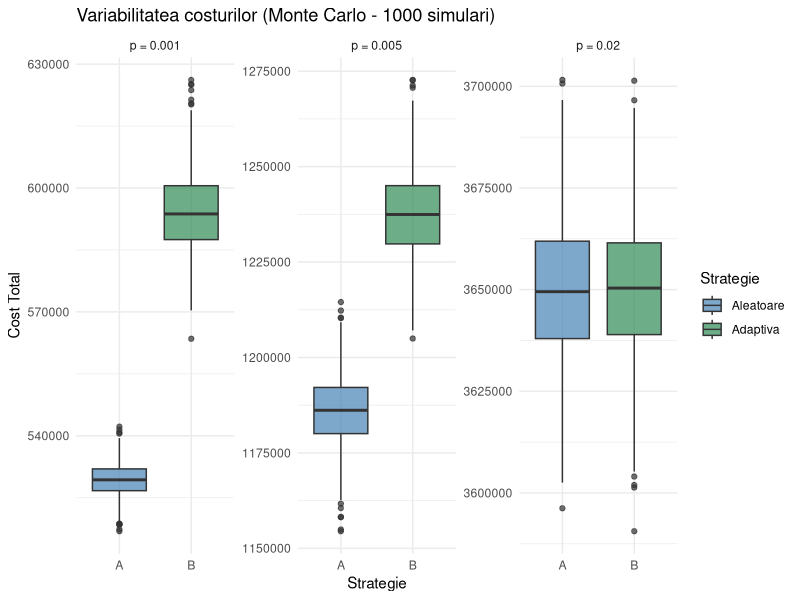
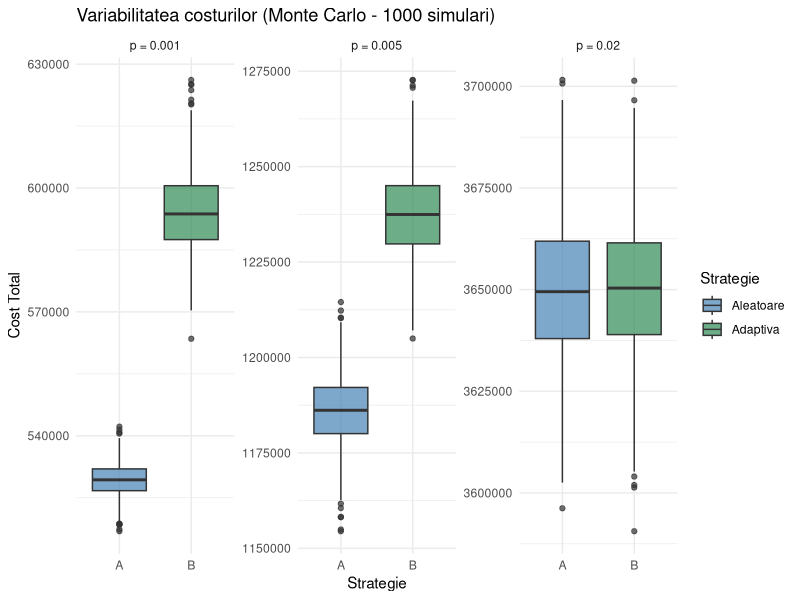

The R source for these figures, in order:
# ======================================================================
# PROBLEMA 1 - EXTENSIE: SIMULARE MONTE CARLO (1000 iteratii)
# ======================================================================
# Autori:
# Data:   Mai 2026
# ======================================================================

library(tidyverse)
library(patchwork)

set.seed(42)

ZILE     <- 365
LAMBDA   <- 5000
SCENARII <- c(0.001, 0.005, 0.02)

C1 <- 2     # cost per verificare
C2 <- 100   # penalizare per suspect nedetectat

# Repetam simularea de 1000 ori pt a evalua stabilitatea rezultatelor
N_SIM <- 1000

# Bucla pt fiecare p si fiecare iteratie, simulam un an si calculam costul total
rezultate_mc <- map_dfr(SCENARII, function(p_mc) {
  map_dfr(1:N_SIM, function(i) {
    trafic   <- rpois(ZILE, LAMBDA)
    suspecte <- rbinom(ZILE, trafic, p_mc)
    normale  <- trafic - suspecte

    # Strategia A: fix 10%
    ver_A <- pmin(round(trafic * 0.10), trafic)
    det_A <- rhyper(ZILE, suspecte, normale, ver_A)

    # Strategia B: adaptiva
    pct_B <- case_when(
      trafic > LAMBDA + 2 * sqrt(LAMBDA) ~ 0.30,
      trafic > LAMBDA + sqrt(LAMBDA)     ~ 0.20,
      TRUE                               ~ 0.10
    )
    ver_B <- pmin(round(trafic * pct_B), trafic)      # nr cereri verificate/zi
    det_B <- rhyper(ZILE, suspecte, normale, ver_B)   # detectii Hipergeometrica

    # Cost total anual
    data.frame(
      P = p_mc,
      Cost_A = sum(ver_A) * C1 + sum(suspecte - det_A) * C2,
      Cost_B = sum(ver_B) * C1 + sum(suspecte - det_B) * C2
    )
  })
})

# Rezumat statistic
rezumat_mc <- rezultate_mc %>%
  pivot_longer(cols = c(Cost_A, Cost_B), names_to = "Strategie", values_to = "Cost") %>%
  mutate(Strategie = str_replace(Strategie, "Cost_", "")) %>%
  group_by(P, Strategie) %>%
  summarise(Medie = mean(Cost), SD = sd(Cost),
            Min = min(Cost), Max = max(Cost), .groups = "drop")
print(rezumat_mc)

# Boxplot
ggplot(rezultate_mc %>%
         pivot_longer(cols = c(Cost_A, Cost_B), names_to = "Strategie", values_to = "Cost") %>%
         mutate(Strategie = str_replace(Strategie, "Cost_", ""),
                p_label = paste0("p = ", P)),
       aes(x = Strategie, y = Cost, fill = Strategie)) +
  geom_boxplot(alpha = 0.7) +
  facet_wrap(~p_label, scales = "free_y") +
  scale_fill_manual(values = c("A" = "steelblue", "B" = "seagreen"),
                    labels = c("A" = "Aleatoare", "B" = "Adaptiva")) +
  theme_minimal() +
  labs(title = sprintf("Variabilitatea costurilor (Monte Carlo - %d simulari)", N_SIM),
       x = "Strategie", y = "Cost Total")

# Care strategie minimizeaza costul mediu pt fiecare p
cat("\n=== CONCLUZIE MONTE CARLO ===\n")
for (p_val in SCENARII) {
  # Filtram datele pentru scenariul curent
  mc_p <- rezumat_mc %>% filter(P == p_val)

  # Gasim strategia cu costul mediu minim
  minim <- mc_p %>% slice(which.min(Medie))

  # valoarea lui p, strategia castigatoare, costul mediu si SD
  cat(sprintf("p = %s: Strategia %s minimizeaza costul mediu (%.0f, SD=%.0f)\n",
              p_val, minim$Strategie, minim$Medie, minim$SD))
}
cat("\nMonte Carlo confirma ca rezultatele sunt stabile (SD mic relativ la medie).\n")

dir.create("src", showWarnings = FALSE)

g6 <- ggplot(rezultate_mc %>%
         pivot_longer(cols = c(Cost_A, Cost_B), names_to = "Strategie", values_to = "Cost") %>%
         mutate(Strategie = str_replace(Strategie, "Cost_", ""),
                p_label = paste0("p = ", P)),
       aes(x = Strategie, y = Cost, fill = Strategie)) +
  geom_boxplot(alpha = 0.7) +
  facet_wrap(~p_label, scales = "free_y") +
  scale_fill_manual(values = c("A" = "steelblue", "B" = "seagreen"),
                    labels = c("A" = "Aleatoare", "B" = "Adaptiva")) +
  theme_minimal() +
  labs(title = sprintf("Variabilitatea costurilor (Monte Carlo - %d simulari)", N_SIM),
       x = "Strategie", y = "Cost Total")
ggsave("src/Monte_Carlo.png", plot = g6, width = 10, height = 5, bg = "white")

cat("\nGraficul Monte Carlo a fost salvat cu succes in folderul src/!\n")
